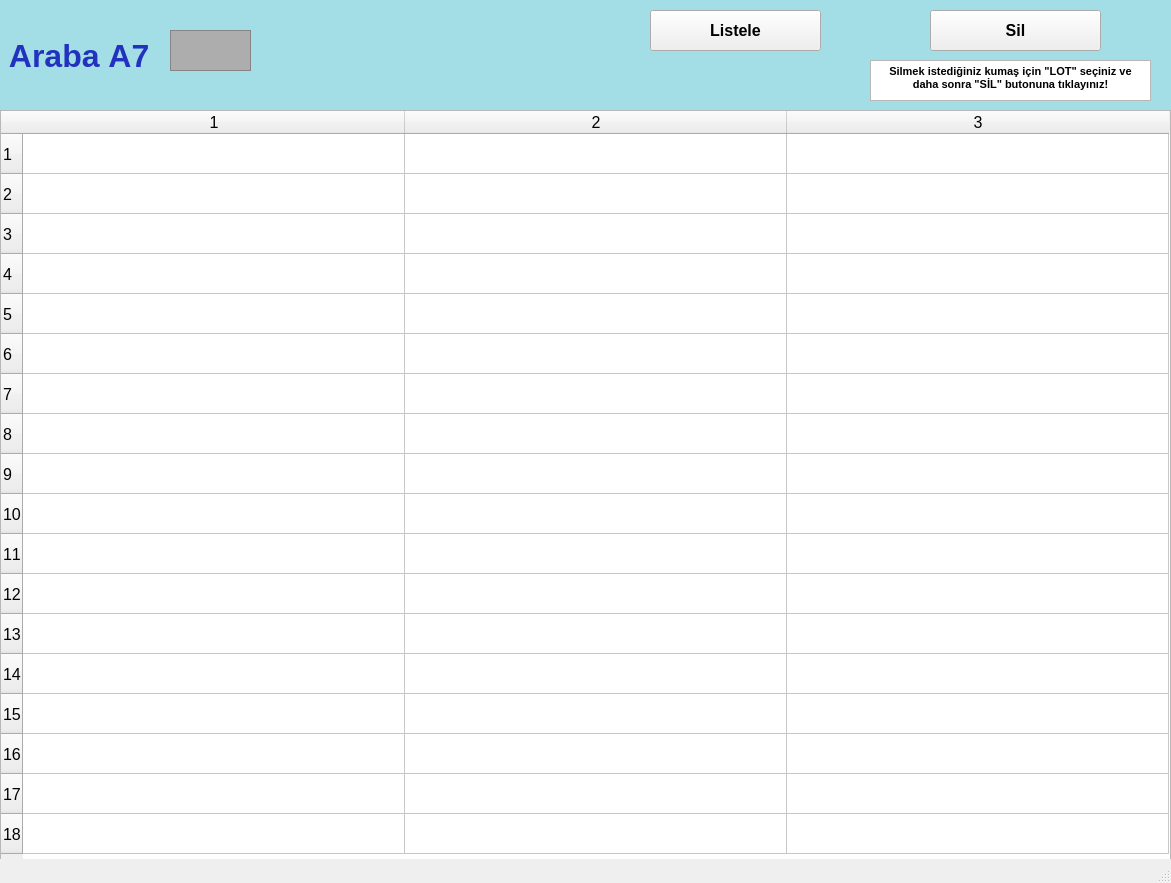
<?xml version="1.0" encoding="UTF-8"?>
<ui version="4.0">
 <class>arabalarA7_ekran</class>
 <widget class="QMainWindow" name="arabalarA7_ekran">
  <property name="geometry">
   <rect>
    <x>0</x>
    <y>0</y>
    <width>1171</width>
    <height>883</height>
   </rect>
  </property>
  <property name="font">
   <font>
    <pointsize>12</pointsize>
    <weight>50</weight>
    <bold>false</bold>
    <kerning>false</kerning>
   </font>
  </property>
  <property name="windowTitle">
   <string/>
  </property>
  <widget class="QWidget" name="centralwidget">
   <widget class="QLabel" name="arabaA1yazi_lbl">
    <property name="geometry">
     <rect>
      <x>0</x>
      <y>0</y>
      <width>1171</width>
      <height>111</height>
     </rect>
    </property>
    <property name="font">
     <font>
      <pointsize>24</pointsize>
      <weight>75</weight>
      <bold>true</bold>
     </font>
    </property>
    <property name="styleSheet">
     <string notr="true">background-color: rgb(163, 221, 229);
color: rgb(34, 50, 190);</string>
    </property>
    <property name="text">
     <string> Araba A7</string>
    </property>
   </widget>
   <widget class="QFrame" name="arabaA1_img">
    <property name="geometry">
     <rect>
      <x>170</x>
      <y>30</y>
      <width>81</width>
      <height>41</height>
     </rect>
    </property>
    <property name="styleSheet">
     <string notr="true">background-color: rgb(173, 173, 173);</string>
    </property>
    <property name="frameShape">
     <enum>QFrame::StyledPanel</enum>
    </property>
    <property name="frameShadow">
     <enum>QFrame::Raised</enum>
    </property>
   </widget>
   <widget class="QPushButton" name="listele7_btn">
    <property name="geometry">
     <rect>
      <x>650</x>
      <y>10</y>
      <width>171</width>
      <height>41</height>
     </rect>
    </property>
    <property name="font">
     <font>
      <pointsize>12</pointsize>
      <weight>75</weight>
      <bold>true</bold>
     </font>
    </property>
    <property name="text">
     <string>Listele</string>
    </property>
   </widget>
   <widget class="QTableWidget" name="A7_tw">
    <property name="geometry">
     <rect>
      <x>0</x>
      <y>110</y>
      <width>1171</width>
      <height>751</height>
     </rect>
    </property>
    <property name="baseSize">
     <size>
      <width>0</width>
      <height>0</height>
     </size>
    </property>
    <property name="rowCount">
     <number>18</number>
    </property>
    <property name="columnCount">
     <number>3</number>
    </property>
    <attribute name="horizontalHeaderVisible">
     <bool>true</bool>
    </attribute>
    <attribute name="horizontalHeaderCascadingSectionResizes">
     <bool>false</bool>
    </attribute>
    <attribute name="horizontalHeaderDefaultSectionSize">
     <number>382</number>
    </attribute>
    <attribute name="horizontalHeaderMinimumSectionSize">
     <number>38</number>
    </attribute>
    <attribute name="verticalHeaderDefaultSectionSize">
     <number>40</number>
    </attribute>
    <attribute name="verticalHeaderMinimumSectionSize">
     <number>23</number>
    </attribute>
    <row/>
    <row/>
    <row/>
    <row/>
    <row/>
    <row/>
    <row/>
    <row/>
    <row/>
    <row/>
    <row/>
    <row/>
    <row/>
    <row/>
    <row/>
    <row/>
    <row/>
    <row/>
    <column/>
    <column/>
    <column/>
   </widget>
   <widget class="QPushButton" name="sil7_btn">
    <property name="geometry">
     <rect>
      <x>930</x>
      <y>10</y>
      <width>171</width>
      <height>41</height>
     </rect>
    </property>
    <property name="font">
     <font>
      <pointsize>12</pointsize>
      <weight>75</weight>
      <bold>true</bold>
     </font>
    </property>
    <property name="text">
     <string>Sil</string>
    </property>
   </widget>
   <widget class="QTextBrowser" name="textBrowser">
    <property name="geometry">
     <rect>
      <x>870</x>
      <y>60</y>
      <width>281</width>
      <height>41</height>
     </rect>
    </property>
    <property name="html">
     <string>&lt;!DOCTYPE HTML PUBLIC &quot;-//W3C//DTD HTML 4.0//EN&quot; &quot;http://www.w3.org/TR/REC-html40/strict.dtd&quot;&gt;
&lt;html&gt;&lt;head&gt;&lt;meta name=&quot;qrichtext&quot; content=&quot;1&quot; /&gt;&lt;style type=&quot;text/css&quot;&gt;
p, li { white-space: pre-wrap; }
&lt;/style&gt;&lt;/head&gt;&lt;body style=&quot; font-family:'MS Shell Dlg 2'; font-size:12pt; font-weight:400; font-style:normal;&quot;&gt;
&lt;p align=&quot;center&quot; style=&quot; margin-top:0px; margin-bottom:0px; margin-left:0px; margin-right:0px; -qt-block-indent:0; text-indent:0px;&quot;&gt;&lt;span style=&quot; font-size:8pt; font-weight:600;&quot;&gt;Silmek istediğiniz kumaş için &amp;quot;LOT&amp;quot; seçiniz ve daha sonra &amp;quot;SİL&amp;quot; butonuna tıklayınız!&lt;/span&gt;&lt;/p&gt;&lt;/body&gt;&lt;/html&gt;</string>
    </property>
   </widget>
  </widget>
  <widget class="QStatusBar" name="statusbar"/>
 </widget>
 <resources/>
 <connections/>
</ui>
